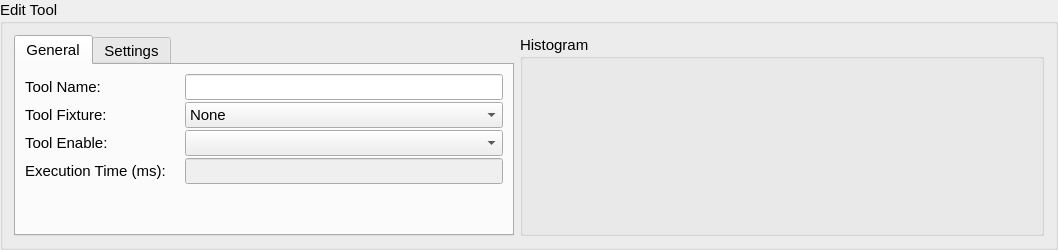
<?xml version="1.0" encoding="UTF-8"?>
<ui version="4.0">
 <class>NTUBlobWidget</class>
 <widget class="QGroupBox" name="NTUBlobWidget">
  <property name="geometry">
   <rect>
    <x>0</x>
    <y>0</y>
    <width>1056</width>
    <height>250</height>
   </rect>
  </property>
  <property name="font">
   <font>
    <pointsize>11</pointsize>
   </font>
  </property>
  <property name="windowTitle">
   <string>Edit Tool</string>
  </property>
  <property name="title">
   <string>Edit Tool</string>
  </property>
  <property name="flat">
   <bool>false</bool>
  </property>
  <layout class="QGridLayout" name="gridLayout_8">
   <item row="0" column="0">
    <widget class="QTabWidget" name="tabWidget">
     <property name="minimumSize">
      <size>
       <width>500</width>
       <height>0</height>
      </size>
     </property>
     <property name="maximumSize">
      <size>
       <width>500</width>
       <height>16777215</height>
      </size>
     </property>
     <property name="tabPosition">
      <enum>QTabWidget::North</enum>
     </property>
     <property name="currentIndex">
      <number>0</number>
     </property>
     <property name="elideMode">
      <enum>Qt::ElideNone</enum>
     </property>
     <property name="usesScrollButtons">
      <bool>true</bool>
     </property>
     <widget class="QWidget" name="General">
      <attribute name="title">
       <string>General</string>
      </attribute>
      <layout class="QGridLayout" name="gridLayout_4">
       <item row="0" column="0">
        <layout class="QGridLayout" name="gridLayout_3">
         <property name="spacing">
          <number>2</number>
         </property>
         <item row="2" column="0">
          <widget class="QLabel" name="label_8">
           <property name="font">
            <font>
             <pointsize>11</pointsize>
            </font>
           </property>
           <property name="text">
            <string>Tool Enable:</string>
           </property>
          </widget>
         </item>
         <item row="0" column="0">
          <widget class="QLabel" name="label_6">
           <property name="font">
            <font>
             <pointsize>11</pointsize>
            </font>
           </property>
           <property name="text">
            <string>Tool Name:</string>
           </property>
          </widget>
         </item>
         <item row="0" column="1" colspan="2">
          <widget class="QLineEdit" name="lineEdit_name">
           <property name="alignment">
            <set>Qt::AlignRight|Qt::AlignTrailing|Qt::AlignVCenter</set>
           </property>
          </widget>
         </item>
         <item row="2" column="1" colspan="2">
          <widget class="QComboBox" name="comboBox_toolEnable"/>
         </item>
         <item row="1" column="1" colspan="2">
          <widget class="QComboBox" name="comboBox_toolFixture">
           <item>
            <property name="text">
             <string>None</string>
            </property>
           </item>
          </widget>
         </item>
         <item row="1" column="0">
          <widget class="QLabel" name="label_7">
           <property name="font">
            <font>
             <pointsize>11</pointsize>
            </font>
           </property>
           <property name="text">
            <string>Tool Fixture:</string>
           </property>
          </widget>
         </item>
         <item row="4" column="0">
          <spacer name="verticalSpacer">
           <property name="orientation">
            <enum>Qt::Vertical</enum>
           </property>
           <property name="sizeHint" stdset="0">
            <size>
             <width>20</width>
             <height>40</height>
            </size>
           </property>
          </spacer>
         </item>
         <item row="3" column="0">
          <widget class="QLabel" name="label_12">
           <property name="font">
            <font>
             <pointsize>11</pointsize>
            </font>
           </property>
           <property name="text">
            <string>Execution Time (ms):</string>
           </property>
          </widget>
         </item>
         <item row="3" column="1" colspan="2">
          <widget class="QLineEdit" name="lineEdit_executionTime">
           <property name="enabled">
            <bool>false</bool>
           </property>
           <property name="layoutDirection">
            <enum>Qt::RightToLeft</enum>
           </property>
           <property name="alignment">
            <set>Qt::AlignRight|Qt::AlignTrailing|Qt::AlignVCenter</set>
           </property>
          </widget>
         </item>
        </layout>
       </item>
      </layout>
     </widget>
     <widget class="QWidget" name="Settings">
      <attribute name="title">
       <string>Settings</string>
      </attribute>
      <layout class="QGridLayout" name="gridLayout_6">
       <property name="leftMargin">
        <number>0</number>
       </property>
       <property name="topMargin">
        <number>0</number>
       </property>
       <property name="rightMargin">
        <number>0</number>
       </property>
       <property name="bottomMargin">
        <number>0</number>
       </property>
       <item row="0" column="0">
        <widget class="QScrollArea" name="scrollArea">
         <property name="frameShape">
          <enum>QFrame::NoFrame</enum>
         </property>
         <property name="lineWidth">
          <number>1</number>
         </property>
         <property name="verticalScrollBarPolicy">
          <enum>Qt::ScrollBarAsNeeded</enum>
         </property>
         <property name="horizontalScrollBarPolicy">
          <enum>Qt::ScrollBarAsNeeded</enum>
         </property>
         <property name="widgetResizable">
          <bool>true</bool>
         </property>
         <widget class="QWidget" name="scrollAreaWidgetContents">
          <property name="geometry">
           <rect>
            <x>0</x>
            <y>0</y>
            <width>482</width>
            <height>214</height>
           </rect>
          </property>
          <property name="autoFillBackground">
           <bool>true</bool>
          </property>
          <layout class="QGridLayout" name="gridLayout_2">
           <property name="leftMargin">
            <number>9</number>
           </property>
           <property name="topMargin">
            <number>9</number>
           </property>
           <property name="rightMargin">
            <number>9</number>
           </property>
           <property name="bottomMargin">
            <number>9</number>
           </property>
           <item row="0" column="0">
            <layout class="QGridLayout" name="gridLayout">
             <property name="spacing">
              <number>2</number>
             </property>
             <item row="5" column="0">
              <widget class="QLabel" name="label_10">
               <property name="font">
                <font>
                 <pointsize>11</pointsize>
                </font>
               </property>
               <property name="text">
                <string>TimeOut (ms):</string>
               </property>
              </widget>
             </item>
             <item row="2" column="0">
              <widget class="QLabel" name="label">
               <property name="font">
                <font>
                 <pointsize>11</pointsize>
                </font>
               </property>
               <property name="text">
                <string>Blob Color:</string>
               </property>
              </widget>
             </item>
             <item row="7" column="1" colspan="3">
              <widget class="QLineEdit" name="lineEdit_result">
               <property name="enabled">
                <bool>false</bool>
               </property>
               <property name="alignment">
                <set>Qt::AlignRight|Qt::AlignTrailing|Qt::AlignVCenter</set>
               </property>
              </widget>
             </item>
             <item row="0" column="0">
              <widget class="QLabel" name="label_2">
               <property name="font">
                <font>
                 <pointsize>11</pointsize>
                </font>
               </property>
               <property name="text">
                <string>Threshold Mode:</string>
               </property>
              </widget>
             </item>
             <item row="1" column="0">
              <widget class="QLabel" name="label_3">
               <property name="font">
                <font>
                 <pointsize>11</pointsize>
                </font>
               </property>
               <property name="text">
                <string>Blob Threshold:</string>
               </property>
              </widget>
             </item>
             <item row="3" column="0">
              <widget class="QLabel" name="label_9">
               <property name="font">
                <font>
                 <pointsize>11</pointsize>
                </font>
               </property>
               <property name="text">
                <string>Minimum Area:</string>
               </property>
              </widget>
             </item>
             <item row="1" column="1" colspan="3">
              <widget class="QSpinBox" name="spinBox_blobThreshold">
               <property name="alignment">
                <set>Qt::AlignRight|Qt::AlignTrailing|Qt::AlignVCenter</set>
               </property>
               <property name="maximum">
                <number>255</number>
               </property>
               <property name="value">
                <number>128</number>
               </property>
              </widget>
             </item>
             <item row="2" column="1" colspan="3">
              <widget class="QComboBox" name="comboBox_blobColor">
               <property name="currentIndex">
                <number>2</number>
               </property>
               <item>
                <property name="text">
                 <string>Black</string>
                </property>
               </item>
               <item>
                <property name="text">
                 <string>White</string>
                </property>
               </item>
               <item>
                <property name="text">
                 <string>Either</string>
                </property>
               </item>
              </widget>
             </item>
             <item row="6" column="0">
              <widget class="QLabel" name="label_4">
               <property name="font">
                <font>
                 <pointsize>11</pointsize>
                </font>
               </property>
               <property name="text">
                <string>Search:</string>
               </property>
              </widget>
             </item>
             <item row="6" column="1" colspan="3">
              <widget class="QLineEdit" name="lineEdit_search">
               <property name="enabled">
                <bool>false</bool>
               </property>
               <property name="alignment">
                <set>Qt::AlignRight|Qt::AlignTrailing|Qt::AlignVCenter</set>
               </property>
              </widget>
             </item>
             <item row="7" column="0">
              <widget class="QLabel" name="label_11">
               <property name="font">
                <font>
                 <pointsize>11</pointsize>
                </font>
               </property>
               <property name="text">
                <string>Result:</string>
               </property>
              </widget>
             </item>
             <item row="0" column="1" colspan="3">
              <widget class="QComboBox" name="comboBox_thresholdMode">
               <property name="editable">
                <bool>false</bool>
               </property>
               <property name="currentIndex">
                <number>1</number>
               </property>
               <item>
                <property name="text">
                 <string>Manual</string>
                </property>
               </item>
               <item>
                <property name="text">
                 <string>Auto</string>
                </property>
               </item>
              </widget>
             </item>
             <item row="4" column="0">
              <widget class="QLabel" name="label_5">
               <property name="font">
                <font>
                 <pointsize>11</pointsize>
                </font>
               </property>
               <property name="text">
                <string>Maximum Area:</string>
               </property>
              </widget>
             </item>
             <item row="3" column="1" colspan="3">
              <widget class="QSpinBox" name="spinBox_minimumArea">
               <property name="alignment">
                <set>Qt::AlignRight|Qt::AlignTrailing|Qt::AlignVCenter</set>
               </property>
               <property name="maximum">
                <number>999999</number>
               </property>
               <property name="value">
                <number>100</number>
               </property>
              </widget>
             </item>
             <item row="4" column="1" colspan="3">
              <widget class="QSpinBox" name="spinBox_maximumArea">
               <property name="alignment">
                <set>Qt::AlignRight|Qt::AlignTrailing|Qt::AlignVCenter</set>
               </property>
               <property name="maximum">
                <number>9999999</number>
               </property>
               <property name="value">
                <number>100000</number>
               </property>
              </widget>
             </item>
             <item row="5" column="1" colspan="3">
              <widget class="QSpinBox" name="spinBox_timeOut">
               <property name="alignment">
                <set>Qt::AlignRight|Qt::AlignTrailing|Qt::AlignVCenter</set>
               </property>
               <property name="maximum">
                <number>10000</number>
               </property>
               <property name="singleStep">
                <number>100</number>
               </property>
               <property name="value">
                <number>5000</number>
               </property>
              </widget>
             </item>
            </layout>
           </item>
          </layout>
         </widget>
        </widget>
       </item>
      </layout>
     </widget>
    </widget>
   </item>
   <item row="0" column="1">
    <widget class="QGroupBox" name="groupBox_2">
     <property name="title">
      <string>Histogram</string>
     </property>
     <layout class="QGridLayout" name="gridLayout_7">
      <item row="0" column="0">
       <layout class="QGridLayout" name="gridLayout_5">
        <item row="0" column="0">
         <widget class="QCustomPlot" name="widget_histogram" native="true">
          <property name="minimumSize">
           <size>
            <width>500</width>
            <height>0</height>
           </size>
          </property>
         </widget>
        </item>
       </layout>
      </item>
     </layout>
    </widget>
   </item>
  </layout>
 </widget>
 <customwidgets>
  <customwidget>
   <class>QCustomPlot</class>
   <extends>QWidget</extends>
   <header location="global">plot/qcustomplot.h</header>
   <container>1</container>
  </customwidget>
 </customwidgets>
 <resources/>
 <connections/>
</ui>
